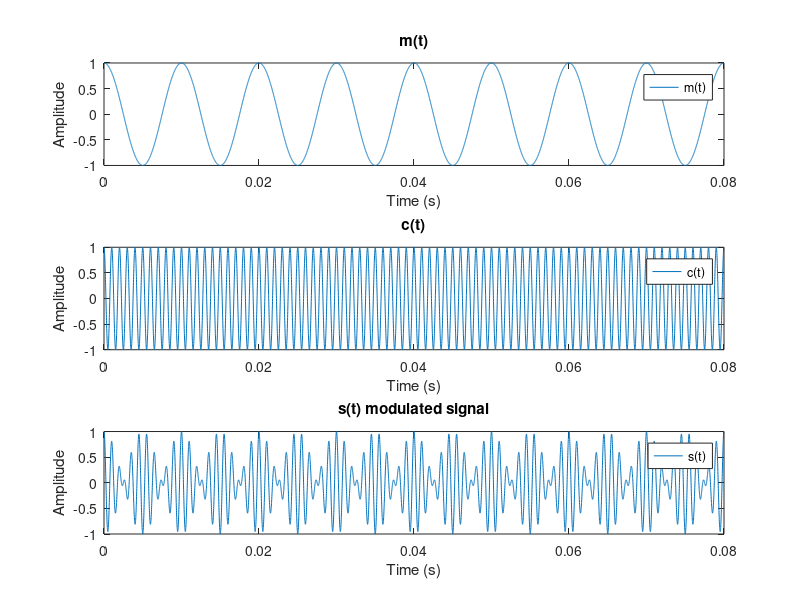
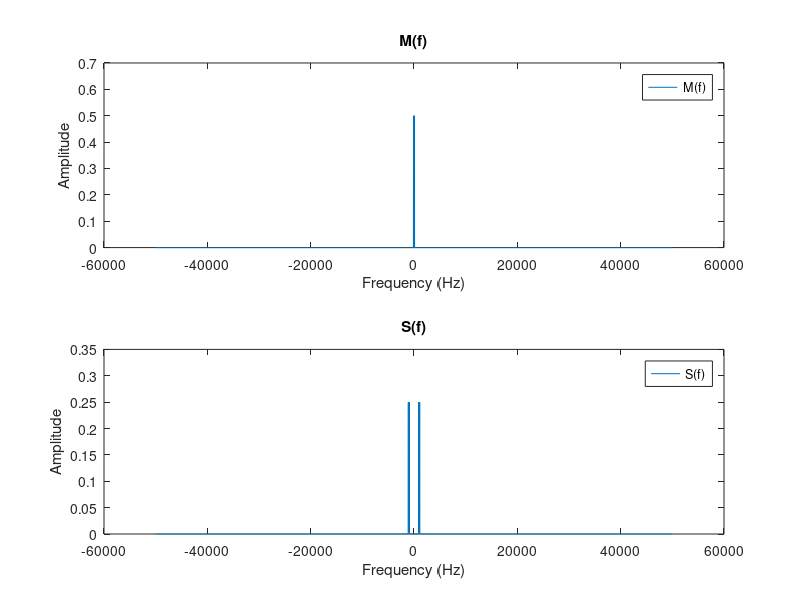
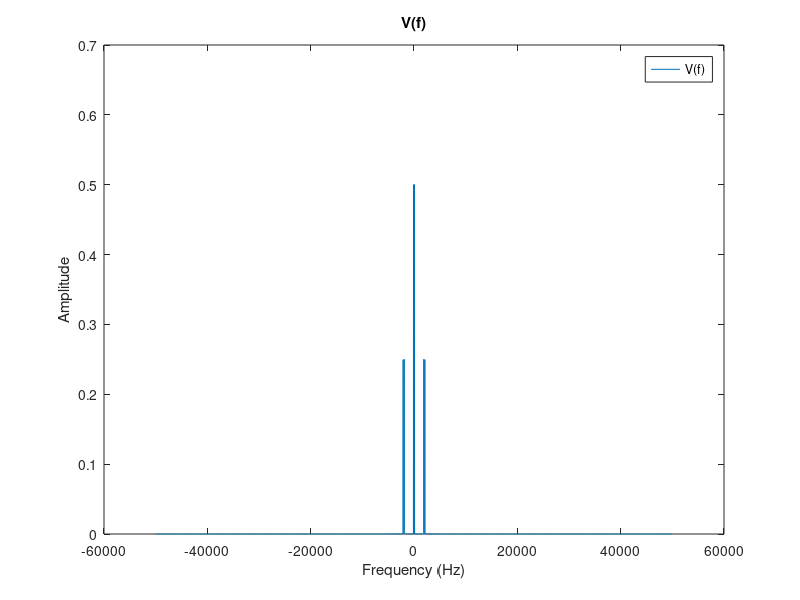
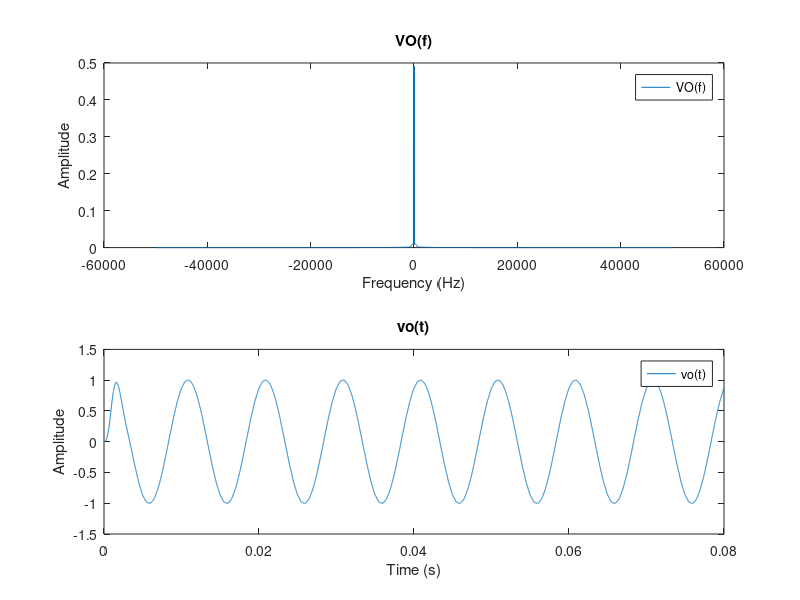

These charts were generated, in order, by the following MATLAB code:
clear all; clc; close all;

%% 2.1 DSB-SC Modulation
%a
t = 0.08;
fm = 100;
fc = 1000;
Fs = 100000;
Ts = 1/Fs;
time = 0:Ts:t;
Ac1 = 1;

m = cos(2*pi*fm*time);
c = Ac1*cos(2*pi*fc*time);

%b
s = m.*c;

%c
figure(1)
subplot(311);
plot(time,m);
title('m(t)');
ylabel('Amplitude');
xlabel('Time (s)');
legend('m(t)');
subplot(312);
plot(time,c);
title('c(t)');
ylabel('Amplitude');
xlabel('Time (s)');
legend('c(t)');
subplot(313);
plot(time,s);
title('s(t) modulated signal');
ylabel('Amplitude');
xlabel('Time (s)');
legend('s(t)');

%d
N = length(time);
FVec = linspace(-Fs/2,Fs/2, N);
S = abs(fftshift(fft(s,N)))/N;
M = abs(fftshift(fft(m,N)))/N;

figure(2)
subplot(211);
plot(FVec,M);
title('M(f)');
ylabel('Amplitude');
xlabel('Frequency (Hz)');
legend('M(f)');
subplot(212);
plot(FVec,S);
title('S(f)');
ylabel('Amplitude');
xlabel('Frequency (Hz)');
legend('S(f)');

%In the obtain signal, we see 4 impulses with 1/4 amplitude at
%-1100,-900,900 and 1100. That represents the fourier transform of
%modulates signal.
%s(t) = m(t)*Ac*cos(2pi1000t) = cos(2pi100t)*Ac*cos(2pi1000t)
%S(f) = 1/4[?(-1000-100)+?(-1000+100)+?(1000-100)+?(1000+100)] 

%% 2.2 DSB-SC Demodulation
%a
phase = 0;
Ac2 = 2;
LocalO = Ac2*cos(2*pi*fc*time+phase);
v = s.*LocalO;

%b
V = abs(fftshift(fft(v,N)))/N;

figure(3)
plot(FVec,V);
title('V(f)');
ylabel('Amplitude');
xlabel('Frequency (Hz)');
legend('V(f)');

%We see 6 impulses which are at -2100,-1900,-100, 100, 1900 and 2100.
%Because v(t) = ((Ac*Ac')/2)* m(t)*[cos(?)+cos(2?2000t)]
%V(f) = (Ac*Ac')/4*[?(-100)+?(100)+1/2(?(-2100)+?(-1900)+?(1900)+?(2100))]        
%Ac = 1, Ac' = 2, thats why we see 1/2 amplitude at -100 and 100, 1/4 at
%-2100, -1900, 1900 and 2100.

%c
fcutoff = 500;

[b,a] = butter(4,fcutoff/(Fs/2));
vo = filter(b,a,v);

% freqz(b,a,N,Fs);
% ax=get(gcf,'Children');
% li=get(ax(1),'Children'); 
% r=get(ax(1),'YLabel'); 
% set(r,'String','Magnitude') 
% ydata=get(li,'Ydata'); 
% y=10.^(ydata/20); 
% set(li,'Ydata',y); 

%We want to eliminate the signal which is greater that 1900Hz and keep the
%signal which is less than 100Hz. Thus, our cutoff frequency of the filter
%is supposed to be between 100Hz and 1900Hz. Also, to obtain the least
%costly efficient filter design, we need to choose least order that we
%can. That is why, the order of my filter is 4 and cutoff is 500.

%d
VO = abs(fftshift(fft(vo,N)))/N;

title('V(f)');

figure(4)
subplot(211);
plot(FVec,VO);
title('VO(f)');
ylabel('Amplitude');
xlabel('Frequency (Hz)');
legend('VO(f)');
subplot(212);
plot(time,vo);
title('vo(t)');
ylabel('Amplitude');
xlabel('Time (s)');
legend('vo(t)');

%Compare and comment on the frequency content and magnitude of the obtained signal.
%To obtain the same signal as m(t), I have chosen the Ac as 1 and Ac' as 2.
%We see the same frequency and the same amplitude. There is just a little
%phase shift at the demodulated signal because of lowpass filter.


